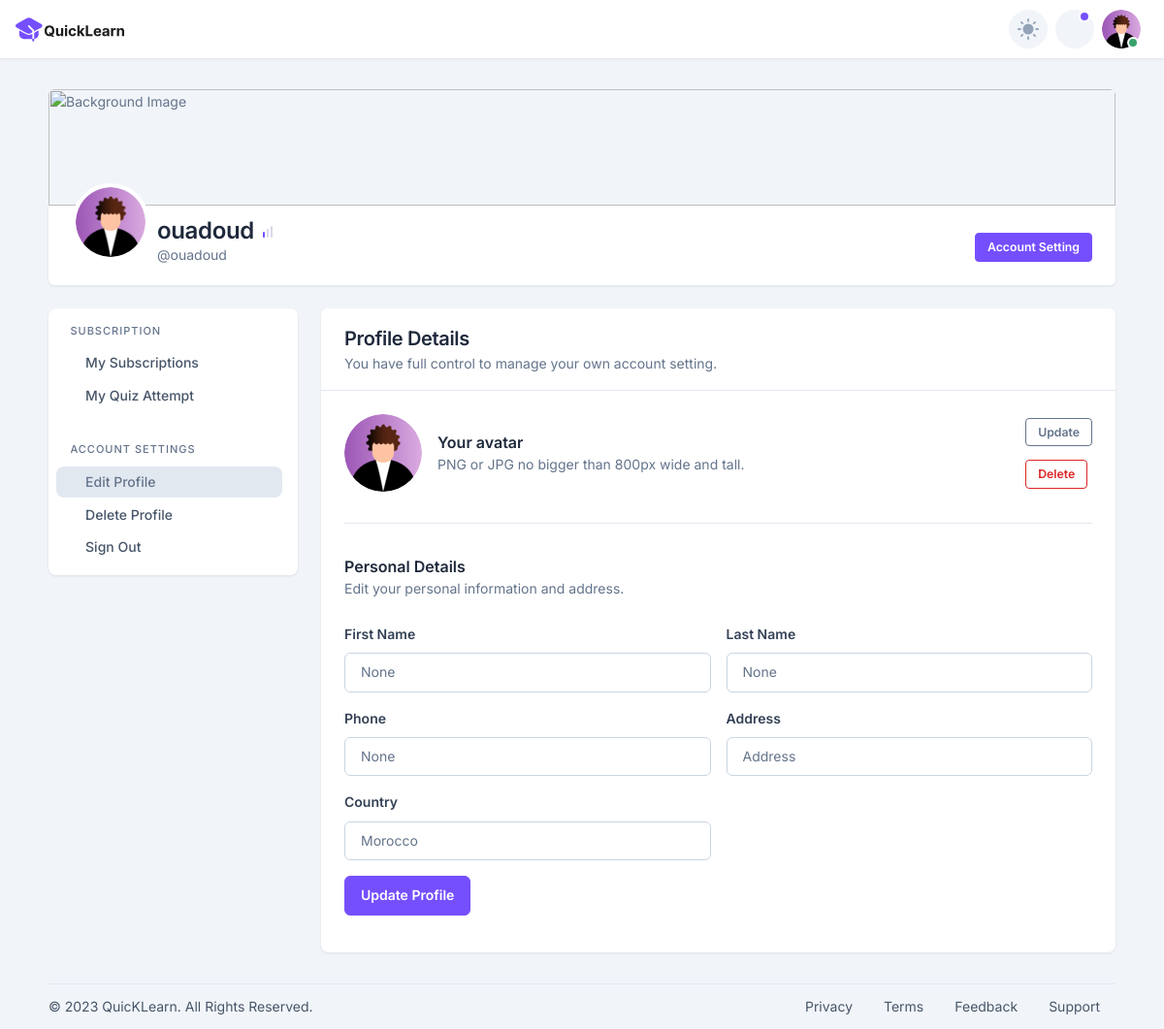
The app's page /studentdashbord/studentedit/ (signed in) with its own data.
### account/models.py (models this page shows, shortened)
class Account(AbstractBaseUser):
    email = models.EmailField(verbose_name="email", max_length=60, unique=True)
    username = models.CharField(max_length=30, unique=True)
    date_joined = models.DateTimeField(verbose_name="date joined", auto_now_add=True)
    last_login = models.DateTimeField(verbose_name="last login", auto_now=True)
    is_admin = models.BooleanField(default=False)
    is_active = models.BooleanField(default=True)
    is_staff = models.BooleanField(default=False)
    is_superuser = models.BooleanField(default=False)
    user_type = models.CharField(max_length=255, default="Student")
    first_name = models.CharField(max_length=30, null=True, blank=True)
    last_name = models.CharField(max_length=30, null=True, blank=True)
    phone = models.CharField(max_length=15, null=True, blank=True)
    address = models.CharField(max_length=255,default='')
    country = models.CharField(max_length=50,default='Morocco')
    picture = models.ImageField(upload_to='profile_pics', null=True, blank=True)
    USERNAME_FIELD = "email"
    REQUIRED_FIELDS = ["username", "user_type"]
    objects = MyAccountManager()

### pages/views.py (the view)
# urls.py: path('studentdashbord/studentedit/',views.studentedit , name="studentedit"),
@login_required(login_url='signin')
def studentedit(request):
    if request.method == 'POST':
        if 'picture_update' in request.POST:
            picture_form = ProfilePictureUpdateForm(request.POST, request.FILES, instance=request.user)
            if picture_form.is_valid():
                picture_form.save()
                messages.success(request, 'Your profile picture has been updated successfully.')
        else:
            form = ProfileUpdateForm(request.POST, instance=request.user)
            if form.is_valid():
                form.save()
                messages.success(request, 'Your profile information has been updated successfully.')
                return redirect('studentedit')
    else:
        form = ProfileUpdateForm(instance=request.user)
        picture_form = ProfilePictureUpdateForm(instance=request.user)
    context = {
        'form': form,
        'picture_form': picture_form
    }
    return render(request, 'users/Student/Profile/student-edit.html', context)

### account/forms.py
class ProfileUpdateForm(forms.ModelForm):
    class Meta:
        model = Account
        fields = ['first_name', 'last_name', 'phone', 'address', 'country']

class ProfilePictureUpdateForm(forms.ModelForm):
    class Meta:
        model = Account
        fields = ['picture']

### templates/users/Student/Profile/student-edit.html (shortened to what this page needs)
{% extends 'baseUser.html' %}
{% load static %}
{% block content%}
<!DOCTYPE html>
<html lang="en">
<body>
	<main>
	<section class="pt-5 pb-5 animate__animated animate__fadeInUp">
		<div class="container">
			{% include 'parts/Student-user-info.html' %}
	<div class="row mt-0 mt-md-4">
				<div class="col-lg-3 col-md-4 col-12">
					<nav class="navbar navbar-expand-md navbar-light shadow-sm mb-4 mb-lg-0 sidenav">
						<div class="collapse navbar-collapse" id="sidenav">
							<div class="navbar-nav flex-column">
								<span class="navbar-header">Subscription</span>
								<ul class="list-unstyled ms-n2 mb-4">
									<li class="nav-item">
										<a class="nav-link" href="student-subscriptions.html"><i class="fe fe-calendar nav-icon"></i>My
											Subscriptions</a>
									</li>
									  <li class="nav-item  ">
                                        <a class="nav-link" href="student-quiz.html"><i
                                                class="fe fe-help-circle nav-icon"></i>My Quiz Attempt</a>
                                    </li>
								</ul>
								<span class="navbar-header">Account Settings</span>
								<ul class="list-unstyled ms-n2 mb-0">
									<li class="nav-item active">
										<a class="nav-link" href="profile-edit.html"><i class="fe fe-settings nav-icon"></i>Edit Profile</a>
									</li>
									<li class="nav-item">
										<a class="nav-link" href="delete-profile.html"><i class="fe fe-trash nav-icon"></i>Delete
											Profile</a>
									</li>
									<li class="nav-item">
										<a class="nav-link" href="{% url 'logout' %}"><i class="fe fe-power nav-icon"></i>Sign Out</a>
									</li>
								</ul>
							</div>
						</div>
					</nav>
				</div>
				<div class="col-lg-9 col-md-8 col-12">
					<div class="card">
						<div class="card-header">
							<h3 class="mb-0">Profile Details</h3>
							<p class="mb-0">
								You have full control to manage your own account setting.
							</p>
						</div>
						<div class="card-body">
							<div class="d-lg-flex align-items-center justify-content-between">
								<div class="d-flex align-items-center mb-4 mb-lg-0">
									<img src="{{user.picture.url}}" id="img-uploaded" class="avatar-xl rounded-circle" alt="avatar">
									<div class="ms-3">
										<h4 class="mb-0">Your avatar</h4>
										<p class="mb-0">
											PNG or JPG no bigger than 800px wide and tall.
										</p>
									</div>
								</div>
								<div>
									<form method="POST" enctype="multipart/form-data" action="{% url 'studentedit' %}">
										<label for="picture-upload" class="btn btn-outline-secondary btn-sm">Update</label>
									</form>
										<button class="btn btn-outline-danger btn-sm" type="submit">Delete</button>
								</div>
							</div>
							<hr class="my-5">
							<div>
								<h4 class="mb-0">Personal Details</h4>
								<p class="mb-4">
									Edit your personal information and address.
								</p>
								<form class="row gx-3" method="post">
									<div class="mb-3 col-12 col-md-6">
										<label class="form-label" for="fname">First Name</label>
										<input value="{{user.first_name}}" name="first_name" type="text" id="fname" class="form-control" placeholder="First Name" required>
									</div>
									<div class="mb-3 col-12 col-md-6">
										<label class="form-label" for="lname">Last Name</label>
										<input value="{{user.last_name}}" name="last_name" type="text" id="lname" class="form-control" placeholder="Last Name" required>
									</div>
									<div class="mb-3 col-12 col-md-6">
										<label class="form-label" for="phone">Phone</label>
										<input value="{{user.phone}}" name="phone" type="text" id="phone" class="form-control" placeholder="Phone" required>
									</div>
									<div class="mb-3 col-12 col-md-6">
										<label class="form-label" for="address">Address</label>
										<input value="{{user.address}}" name="address" type="text" id="address" class="form-control" placeholder="Address" required>
									</div>
									<div class="mb-3 col-12 col-md-6">
										<label class="form-label">Country</label>
										<input value="{{user.country}}" name="country" type="text" id="country" class="form-control" placeholder="Country" required>
									</div>
									<div class="col-12">
										<button class="btn btn-primary" type="submit">
											Update Profile
										</button>
									</div>
								</form>
							</div>
						</div>
					</div>
				</div>
			</div>
		</div>
	</section>
</main>
</html>
{% endblock content%}

### templates/users/NavbarUser.html (shortened to what this page needs)
{% load static %}
<nav class="navbar navbar-expand-lg">
	<div class="container-fluid px-0">
		{% if user.user_type == "student" %}
		<a class="navbar-brand" href="{% url 'studentdashbord' %}"><img
			src="{% static 'assets/images/brand/logo/quicklearn.svg' %}" alt="" class=""></a>
		{% elif user.user_type == "teacher" %}
		<a class="navbar-brand" href="{% url 'professordashbord' %}"><img
			src="{% static 'assets/images/brand/logo/quicklearn.svg' %}" alt="" class=""></a>
		{% endif %}
		<div class="ms-auto d-flex align-items-center order-lg-3">
			<div>
				<a href="#" class="form-check form-switch theme-switch btn btn-light btn-icon rounded-circle">
					<input class="form-check-input" type="checkbox" role="switch" id="flexSwitchCheckDefault">
				</a>
			</div>
			<ul class="navbar-nav navbar-right-wrap mx-2 flex-row">
				<li class="dropdown d-inline-block stopevent position-static">
					<a class="btn btn-light btn-icon rounded-circle text-muted indicator indicator-primary" href="#"
						role="button" id="dropdownNotificationSecond" data-bs-toggle="dropdown" aria-haspopup="true"
						aria-expanded="false">
						<i class="fe fe-bell"> </i>
					</a>
				</li>
				<li class="dropdown ms-2 d-inline-block position-static">
					<a class="rounded-circle" href="#" data-bs-toggle="dropdown" data-bs-display="static"
						aria-expanded="false">
						<div class="avatar avatar-md avatar-indicators avatar-online">
							<img alt="avatar" src="{{user.picture.url}}" class="rounded-circle">
						</div>
					</a>
				</li>
			</ul>
		</div>
	</div>
</nav>

### templates/parts/Student-user-info.html
{% load static %}
<div class="row align-items-center">
    <div class="col-xl-12 col-lg-12 col-md-12 col-12">
      <div class="pt-16 rounded-top profile-bg">
        <img
          src="{% static 'assets/images/background/profile-bg.jpg' %}"
          alt="Background Image"
        />
      </div>
      <div class="card rounded-0 rounded-bottom  px-4  pt-2 pb-4 ">
      <div
        class="d-flex align-items-end justify-content-between  ">
        <div class="d-flex align-items-center">
          <div class="me-2 position-relative d-flex justify-content-end align-items-end mt-n5">
            <img src="{{user.picture.url}}" class="avatar-xl rounded-circle border border-4 border-white"
              alt="avatar">
          </div>
          <div class="lh-1">
            <h2 class="mb-0">{{ request.user.username }}
              <a href="#" class="text-decoration-none" >
                <svg width="16" height="16" viewBox="0 0 16 16" fill="none" xmlns="http://www.w3.org/2000/svg">
                  <rect x="3" y="8" width="2" height="6" rx="1" fill="#754FFE"></rect>
                  <rect x="7" y="5" width="2" height="9" rx="1" fill="#DBD8E9"></rect>
                  <rect x="11" y="2" width="2" height="12" rx="1" fill="#DBD8E9"></rect>
                </svg>
              </a>
            </h2>
            <p class="mb-0 d-block">@{{ request.user.username }}</p>
          </div>
        </div>
        <div>
          <a href="{% url 'studentedit' %}" class="btn btn-primary btn-sm d-none d-md-block">Account
            Setting</a>
        </div>
      </div>
      </div>
    </div>
  </div>

### QuikLearn/static/assets/css/style.css (style rules this page uses)
.profile-bg { position: relative; overflow: hidden; }
.profile-bg img { position: absolute; top: 0; left: 0; width: 100%; height: 100%; object-fit: cover; }
body { scrollbar-width: thin; scrollbar-color: #c2c2c2 #f1f1f1; }

### records on screen
Account: picture (placeholder picture), user.username "ouadoud", first_name "None", last_name "None", phone "None", country "Morocco"
